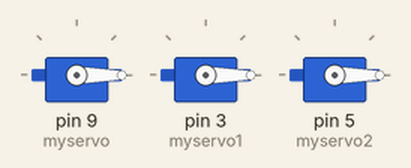
Recording of a sketch running on a simulated Arduino Uno, built with avr-gcc and run on an emulated ATmega328P. Parts: 3 × servo.

Above: at 0.05 s.
At 1.5 s:
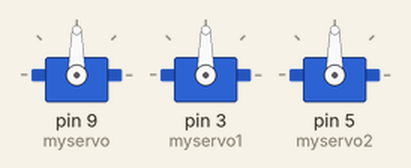
At 3.0 s:
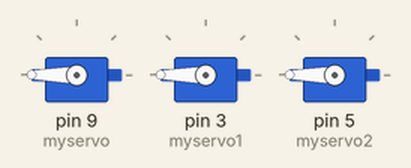
Timing chart, 0 to 6.9 s (numbered marks = the images above):
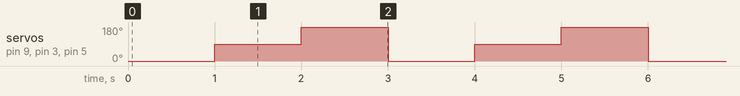

The sketch:

servo.ino
```cpp
#include<Servo.h>


Servo myservo, myservo1, myservo2;


void setup() {
  myservo.attach(9);
  myservo1.attach(3);
  myservo2.attach(5);


}

void loop() {

myservo.write(0);
myservo1.write(0);
myservo2.write(0);
delay(1000);
myservo.write(90);
myservo1.write(90);
myservo2.write(90);
delay(1000);
myservo.write(180);
myservo1.write(180);
myservo2.write(180);
delay(1000);

}
```

Measured:
- by itself, servo on pin 9 (myservo), servo on pin 3 (myservo1), servo on pin 5 (myservo2): repeats every 3.0 s: 180° 1.0 s, 0° 1.0 s, 90° 1.0 s
